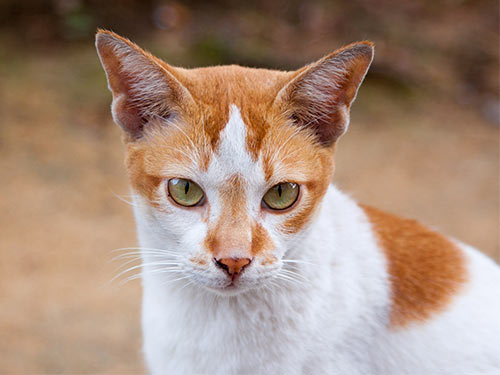
#> input picture photoslop/photoslop_v1/pic/redcat.jpg, 500 x 375 px
$ python gradation.py
#> lines starting #> are read from the running program, lines starting #| are printed output that depends on the picture
import numpy as np
import matplotlib.pyplot as plt
from matplotlib.widgets import Button
from matplotlib.gridspec import GridSpec
from PIL import Image
from typing import List, Tuple, Optional
from functools import lru_cache


class LinearInterpolation:
    """Класс для линейной интерполяции с кэшированием"""

    def __init__(self, points: List[Tuple[float, float]] = None):
        self.points = points or [(0, 0), (255, 255)]
        self._cache = {}

    def change_points(self, points: List[Tuple[float, float]]):
        """Обновление точек с очисткой кэша"""
        self.points = sorted(points, key=lambda p: p[0])
        self._cache.clear()

    @lru_cache(maxsize=1024)
    def interpolate_single(self, x: float) -> float:
        """Интерполяция для одного значения с кэшированием"""
        points = tuple(self.points)
        if x <= points[0][0]:
            return points[0][1]
        if x >= points[-1][0]:
            return points[-1][1]

        for i in range(len(points) - 1):
            x1, y1 = points[i]
            x2, y2 = points[i + 1]
            if x1 <= x <= x2:
                if x2 == x1:
                    return y1
                return y1 + (y2 - y1) * (x - x1) / (x2 - x1)
        return points[-1][1]

    def interpolate_array(self, arr: np.ndarray) -> np.ndarray:
        """Интерполяция массива значений"""
        if not self.points or len(self.points) < 2:
            return arr

        # Векторизованная интерполяция
        flat = arr.flatten()
        result = np.zeros_like(flat, dtype=np.float32)

        points = sorted(self.points, key=lambda p: p[0])
        x_nodes, y_nodes = zip(*points)
        x_nodes = np.array(x_nodes)
        y_nodes = np.array(y_nodes)

        for i in range(len(x_nodes) - 1):
            mask = (flat >= x_nodes[i]) & (flat <= x_nodes[i + 1])
            if i == 0:
                mask_left = flat < x_nodes[0]
                result[mask_left] = y_nodes[0]

            x1, y1 = x_nodes[i], y_nodes[i]
            x2, y2 = x_nodes[i + 1], y_nodes[i + 1]

            if x2 != x1:
                result[mask] = y1 + (y2 - y1) * (flat[mask] - x1) / (x2 - x1)
            else:
                result[mask] = y1

        mask_right = flat > x_nodes[-1]
        result[mask_right] = y_nodes[-1]

        return result.reshape(arr.shape).clip(0, 255).astype(np.uint8)


class InteractiveInterpolation:
    def __init__(self, initial_points: Optional[List[Tuple[float, float]]] = None,
                 image_path: Optional[str] = None, save_path: Optional[str] = None):
        self.points = initial_points.copy() if initial_points else [(0, 0), (255, 255)]
        self.save_path = save_path
        self.image_path = image_path
        self.original_image = None
        self.processed_image = None
        self.load_image()
#> in load_image, self.original_image is the input picture: PIL image 500x375 RGB; mean R, G, B 167.1, 141, 124.4

        self.interpolation = LinearInterpolation(self.points)

        self.selected_point = None
        self.dragging = False
        self.add_mode = False

        self.setup_figure()

        self.setup_image_display()
        self.setup_plot()

        self.process_and_update_image()
#> the loop in process_and_update_image, `for channel in range(3):` made 3 passes
#> pass 1, in process_and_update_image, `channel_data = img_array[:, :, channel].astype(np.float32)`:
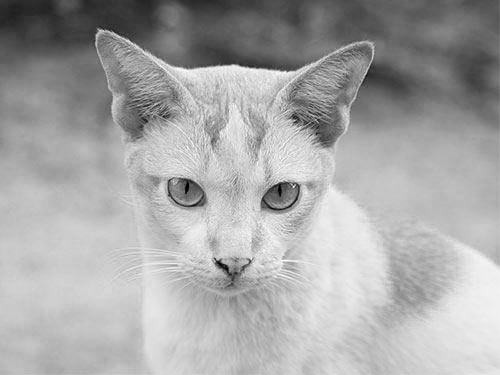
#> channel_data: shape (375, 500) float32; min 0, max 255, mean 167.1
#> pass 2, in process_and_update_image, `channel_data = img_array[:, :, channel].astype(np.float32)`:
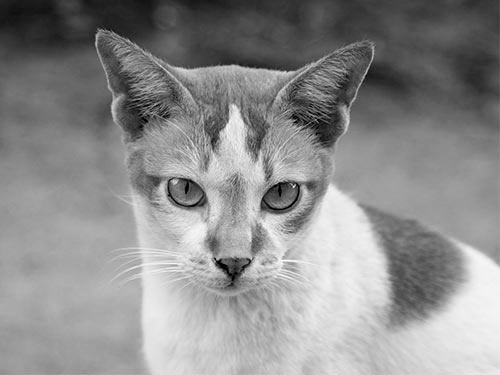
#> channel_data: shape (375, 500) float32; min 0, max 255, mean 141
#> after the loop in process_and_update_image, `for channel in range(3):`:
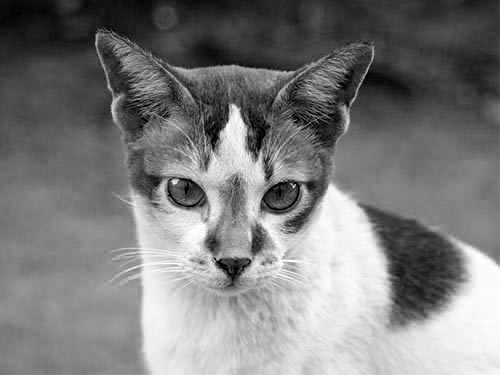
#> channel_data: shape (375, 500) float32; min 0, max 255, mean 124.4
#> after the loop in process_and_update_image, `for channel in range(3):`: processed_channels = 3 items
        self.setup_text()
        self.update_plot()

    def load_image(self):
        """Загрузка изображения"""
        if self.image_path:
            try:
                self.original_image = Image.open(self.image_path).convert('RGB')
            except Exception as e:
                print(f"Ошибка загрузки изображения: {e}")
                self.create_placeholder_image()
        else:
            self.create_placeholder_image()

    # [9 lines left out: function create_placeholder_image, not called in this run]

    def setup_figure(self):
        """Настройка фигуры и компоновки"""
        self.fig = plt.figure(figsize=(16, 7))
        gs = GridSpec(2, 2, width_ratios=[2, 1], figure=self.fig)

        self.ax = self.fig.add_subplot(gs[0,0])
        self.ax_image = self.fig.add_subplot(gs[0, 1])
        self.ax_hist = self.fig.add_subplot(gs[1, 0])
        self.ax_texts = self.fig.add_subplot(gs[1, 1])
        plt.subplots_adjust(bottom=0.15)
        self.btn_ax_reset = plt.axes([0.65, 0.3, 0.1, 0.05])
        self.btn_ax_add = plt.axes([0.85, 0.3, 0.1, 0.05])
        self.btn_ax_clear = plt.axes([0.65, 0.2, 0.1, 0.05])
        self.btn_ax_save = plt.axes([0.85, 0.2, 0.1, 0.05])
    def setup_hist(self):
        pass
    def update_hist(self):
        self.ax_hist.clear()
        img_array = np.array(self.processed_image)
        img_lum = np.dot(img_array[..., :3], [0.333, 0.334, 0.333]).astype(np.uint8)
        img_vec = img_lum.reshape(-1)
        values, counts = np.unique(img_vec, return_counts=True)
        self.ax_hist.bar(values, counts, width=0.8, edgecolor='black', alpha=0.7)
        self.ax_hist.set_xlabel('Значения')
        self.ax_hist.set_ylabel('Частота')
        self.ax_hist.set_title('Гистограмма распределения')
        self.ax_hist.grid(axis='y', alpha = 0.3)
    def setup_text(self):
        self.ax_texts.axis('off')
        self.ax_texts.set_xlim(0, 1)
        self.ax_texts.set_ylim(0, 1)
        self.ax_texts.text(0.1, 0.95, 'Информационная панель')
        self.info_texts = {
            'mode': self.ax_texts.text(0.05, 0.8, 'думайте', fontsize=11, va='top', fontweight='bold')
        }
    def update_text(self):
        self.info_texts['mode'].set_text(self.mode_text)
    def setup_image_display(self):
        self.ax_image.axis('off')

        if self.original_image:
            dummy_array = np.array(self.original_image)
        else:
            dummy_array = np.zeros((100, 100, 3), dtype=np.uint8)

        self.image_display = self.ax_image.imshow(dummy_array, vmin=0, vmax=255)
        self.ax_image.set_title(f'Слоп, размер: {dummy_array.shape}', fontsize=12, fontweight='bold')

    def setup_plot(self):
        """Настройка графика и UI элементов"""

        self.btn_reset = Button(self.btn_ax_reset, 'Сброс')
        self.btn_add = Button(self.btn_ax_add, 'Добавить')
        self.btn_clear = Button(self.btn_ax_clear, 'Очистить')
        self.btn_save = Button(self.btn_ax_save, 'Сохранить')

        self.btn_reset.on_clicked(self.reset_points)
        self.btn_add.on_clicked(self.toggle_add_mode)
        self.btn_clear.on_clicked(self.clear_points)
        self.btn_save.on_clicked(self.save)


        self.fig.canvas.mpl_connect('button_press_event', self.on_press)
        self.fig.canvas.mpl_connect('button_release_event', self.on_release)
        self.fig.canvas.mpl_connect('motion_notify_event', self.on_motion)


    def process_and_update_image(self):
        """Обработка изображения и обновление отображения"""
        if self.original_image is None or len(self.points) < 2:
            if self.original_image is not None:
                self.processed_image = np.array(self.original_image)
            else:
                self.processed_image = np.zeros((100, 100, 3), dtype=np.uint8)
        else:
            img_array = np.array(self.original_image)
            processed_channels = []
            for channel in range(3):
                channel_data = img_array[:, :, channel].astype(np.float32)
                processed = self.interpolation.interpolate_array(channel_data)
                processed_channels.append(processed)

            self.processed_image = np.stack(processed_channels, axis=2)

        if hasattr(self, 'image_display'):
            self.image_display.set_data(self.processed_image)
            self.image_display.set_clim(0, 255)

    def update_plot(self):
        """Обновление графика (без пересоздания кнопок)"""

        self.ax.clear()

        if len(self.points) < 2:
            self.ax.set_title('Добавьте хотя бы 2 точки (нажмите "Добавить" и кликните)',
                              fontsize=12, fontweight='bold')
            self.ax.set_xlim(0, 255)
            self.ax.set_ylim(0, 255)
            self.ax.grid(True, alpha=0.3)
            self.update_mode_text()
            self.process_and_update_image()
            self.fig.canvas.draw_idle()
            return

        self.interpolation.change_points(self.points)

        self.process_and_update_image()

        points = sorted(self.points, key=lambda p: p[0])
        x_nodes, y_nodes = zip(*points)

        x_smooth = np.linspace(min(x_nodes), max(x_nodes), 500)
        y_smooth = [self.interpolation.interpolate_single(x) for x in x_smooth]

        self.ax.plot(x_nodes, y_nodes, 'b-', linewidth=1, alpha=0.5, label='Отрезки')
        self.ax.scatter(x_nodes, y_nodes, color='red', s=120, zorder=5, label='Узлы', picker=True)


        margin_x = max(10, (max(x_nodes) - min(x_nodes)) * 0.1)
        margin_y = max(10, (max(y_nodes) - min(y_nodes)) * 0.1)
        self.ax.set_xlim(min(x_nodes) - margin_x, max(x_nodes) + margin_x)
        self.ax.set_ylim(min(y_nodes) - margin_y, max(y_nodes) + margin_y)

        self.ax.set_xlabel('Входное значение (пиксель)', fontsize=12)
        self.ax.set_ylabel('Выходное значение (пиксель)', fontsize=12)
        self.ax.set_title("Интерактивная линейная интерполяция", fontsize=12, fontweight='bold')
        self.ax.grid(True, alpha=0.3, linestyle='--')
        self.ax.legend(loc='upper left', fontsize=10)

        self.mode_text = ''

        self.update_mode_text()
        self.update_text()
        self.update_hist()
#> in update_hist, `values, counts = np.unique(img_vec, return_counts=True)`: values = 253 values from 0 to 254; counts = 253 values, max 2355 at index 156, min 1 at index 249, mean 741.1
        self.fig.canvas.draw_idle()

    def update_mode_text(self):
        """Обновление текста режима"""
        if hasattr(self, 'mode_text'):
            if self.add_mode:
                self.mode_text = 'РЕЖИМ ДОБАВЛЕНИЯ: кликните для добавления точки'
            else:
                self.mode_text = 'РЕЖИМ РЕДАКТИРОВАНИЯ: перетаскивайте точки'

    # [50 lines left out: functions on_press, on_release, on_motion, toggle_add_mode, clear_points, reset_points, not called in this run]

    def show(self):
        """Отображение интерфейса"""
        plt.tight_layout()
        plt.show()
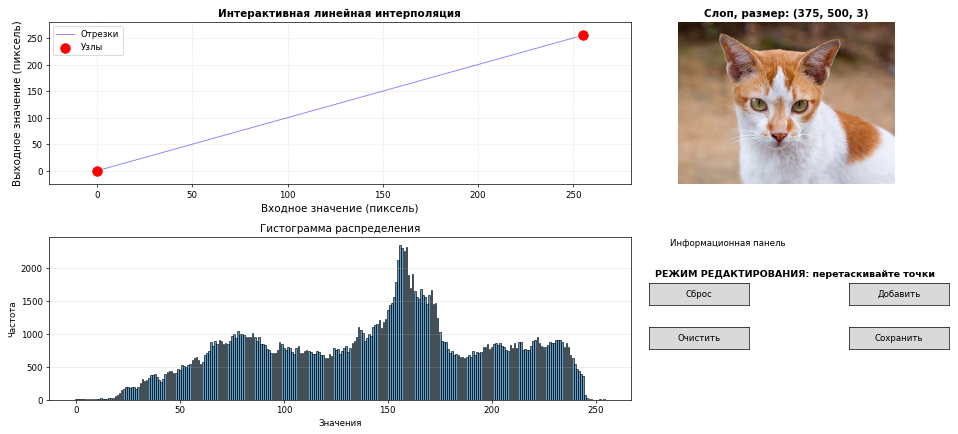
#> figure drawn by matplotlib, 3 panels; panel 3: tallest bar 2355 high, from x = 155.6 to 156.4

    def save(self, event):
        print('сохранено')
        Image.fromarray(self.processed_image).save(self.save_path)


if __name__ == "__main__":
    interactive = InteractiveInterpolation(image_path='pic/redcat.jpg', save_path='./result.png')
    interactive.show()
